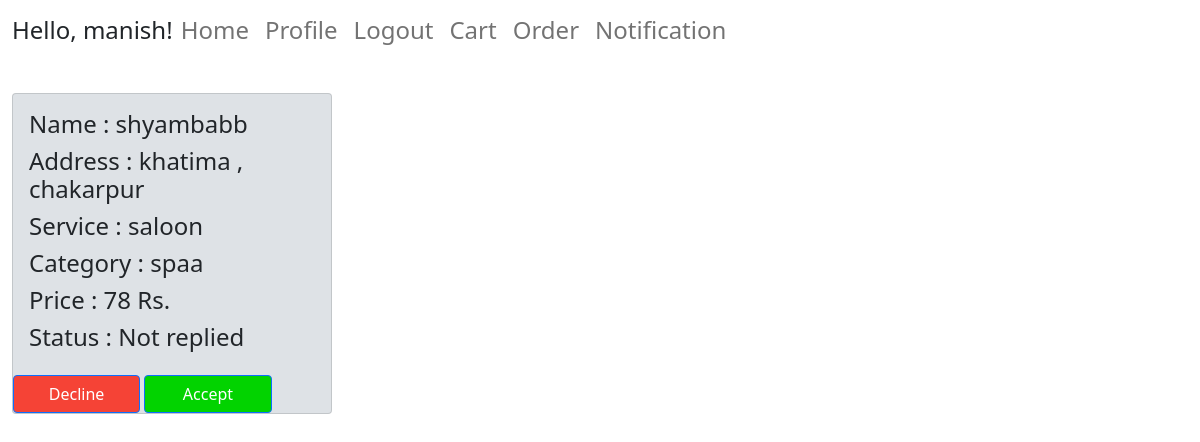
The page /notification (signed in) on the database its author committed.
### user/models.py (models this page shows, shortened)
class Choose(models.Model):
    user_id = models.CharField(max_length=100 )
    emp_id = models.CharField(max_length=100 )
    cart = models.BooleanField(default=True)
    address = models.TextField(blank = True , default = None)
    status = models.TextField(blank = True , default = "Not replied")
    order_date = models.DateTimeField(default=timezone.now)

class Employee(models.Model):
    user_id = models.CharField(max_length=100 , default=None)
    service = models.CharField(max_length=100 )
    name = models.CharField(max_length=100 )
    category = models.CharField(max_length=100 , default=None)
    cost = models.IntegerField(default = 0)
    rating = models.FloatField(default = 4.2)
    description = models.TextField(default = None)
    address = models.TextField(blank = True , default = None)
    image = models.FileField(upload_to = 'user/static/user/image')

### user/view/notification.py (the view)
# urls.py: path('notification' , notification , name = 'notification'),
@login_required(login_url='/login')
def notification(req ):
    user_obj = req.user
    profile_obj = Profile.objects.filter(user = user_obj).first()
    if profile_obj is None:
        return redirect('/login')
    emp_obj = Employee.objects.filter(user_id = user_obj.id).all()
    userlist = []
    for emp in emp_obj:
        order_obj = Choose.objects.filter(emp_id=emp.id , cart = False).all().order_by("-order_date")
        for order in order_obj:
            user_id = order.user_id
            print(user_id)
            user_obj = User.objects.filter(pk = user_id).first()
            print(user_obj)
            name = user_obj.username
            Disc={"name":name,"cost":emp.cost,"category":emp.category,"service":emp.service,"address":order.address,"status":order.status,"orderid":order.id,"datetime":order.order_date}
            userlist.append(Disc)
    userlist = sorted(userlist, key = lambda i: i['datetime'] , reverse=True)
    return render(req , 'user/notification.html' , {"present":len(userlist),"users":userlist})

### user/templates/user/notification.html (shortened to what this page needs)
{% extends 'user/base.html' %}
{% block content %}
{% load static %}
{% if present == 0 %}
    <h2>No Notification</h2>
{% else %}
            <div class="card-group">
                {% for user in users %}
                <div class="col" >
                    <div class="card" style="width: 20rem; background-color:#dee2e6;">
                        <div class="card-body">
                            <h4> Name : {{user.name}}</h4>
                            <h4> Address : {{user.address}}</h4>
                            <h4> Service : {{user.service}}</h4>
                            {% if not user.category == "None" %}
                                <h4> Category : {{user.category}}</h4>
                            {% endif %}
                            <h4> Price : {{user.cost}} Rs.</h4>
                            <h4> Status : {{user.status}}</h4>
                        </div>
                        {% if user.status == "Not replied" %}
                            <span>
                            <a href = "{% url 'decline' order_pk=user.orderid%}" style = " text-decoration: none; color:white" ><button type="button" class="btn btn-primary" style="width:40% ; background-color:#f54336;">Decline</button></a>
                            <a href = "{% url 'accept' order_pk=user.orderid%}" style = "text-decoration: none;   color:white" ><button type="button" class="btn btn-primary" style="width:40% ; background-color:#02d300;">Accept</button></a>
                        {% endif %}
                    </div>
                </div>
                {% endfor %}
            </div>
{% endif %}
{% endblock %}

### user/templates/user/base.html (shortened to what this page needs)
<html>
  <head>
    <link href="https://cdn.jsdelivr.net/npm/bootstrap@5.1.3/dist/css/bootstrap.min.css" rel="stylesheet">
  </head>
  <body >
  <div class="container-fluid" >
    <nav class="navbar navbar-expand-lg navbar-light ">
      <h4>Hello, {{ user.username|default:'Guest' }}! </h4>
      <div class="collapse navbar-collapse" id="navbarNav">
        <ul class="navbar-nav">
        <li class="nav-item active">
            <h4><a class="nav-link" href="{% url 'user'%} ">Home </a></h4>
        </li>
      {% if user.is_authenticated %}
        <li class="nav-item active">
            <h4><a class="nav-link" href="{% url 'profile'%} ">Profile </a></h4>
        </li>
        <li class="nav-item active">
            <h4><a class="nav-link" href="{% url 'logout'%} ">Logout </a></h4>
        </li>
        <li class="nav-item">
            <h4><a class="nav-link" href="{% url 'cart'%}">Cart</a></h4>
        </li>
        <li class="nav-item">
            <h4><a class="nav-link" href="{% url 'order'%}">Order</a></h4>
        </li>
        <li class="nav-item">
          <h4><a class="nav-link" href="{% url 'notification'%}">Notification</a></h4>
        </li>
        </ul>
      </div>
      {% endif %}
    </nav>
    <br>
    {% block content %}
    {% endblock %}
  </div>
  </body>
</html>

### rows shown on the page
Choose: address "khatima , chakarpur", status "Not replied"
Employee: service "saloon", category "spaa"

### other values the page prints
{{ user.username|default:'Guest' }} "manish"
{{ user.name }} "shyambabb"
{{ user.cost }} "78"
